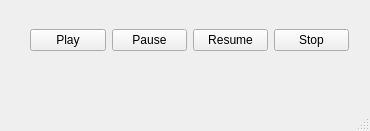
<?xml version="1.0" encoding="UTF-8"?>
<ui version="4.0">
 <class>MainWindow</class>
 <widget class="QMainWindow" name="MainWindow">
  <property name="geometry">
   <rect>
    <x>0</x>
    <y>0</y>
    <width>370</width>
    <height>131</height>
   </rect>
  </property>
  <property name="windowTitle">
   <string>MainWindow</string>
  </property>
  <widget class="QWidget" name="centralwidget">
   <widget class="QWidget" name="layoutWidget">
    <property name="geometry">
     <rect>
      <x>30</x>
      <y>20</y>
      <width>319</width>
      <height>41</height>
     </rect>
    </property>
    <layout class="QHBoxLayout" name="horizontalLayout">
     <item>
      <widget class="QPushButton" name="mPlay">
       <property name="text">
        <string>Play</string>
       </property>
      </widget>
     </item>
     <item>
      <widget class="QPushButton" name="mPause">
       <property name="enabled">
        <bool>true</bool>
       </property>
       <property name="text">
        <string>Pause</string>
       </property>
      </widget>
     </item>
     <item>
      <widget class="QPushButton" name="mResume">
       <property name="enabled">
        <bool>true</bool>
       </property>
       <property name="text">
        <string>Resume</string>
       </property>
      </widget>
     </item>
     <item>
      <widget class="QPushButton" name="mStop">
       <property name="enabled">
        <bool>true</bool>
       </property>
       <property name="text">
        <string>Stop</string>
       </property>
      </widget>
     </item>
    </layout>
   </widget>
  </widget>
  <widget class="QMenuBar" name="menubar">
   <property name="geometry">
    <rect>
     <x>0</x>
     <y>0</y>
     <width>370</width>
     <height>22</height>
    </rect>
   </property>
  </widget>
  <widget class="QStatusBar" name="statusbar"/>
 </widget>
 <resources/>
 <connections/>
</ui>
